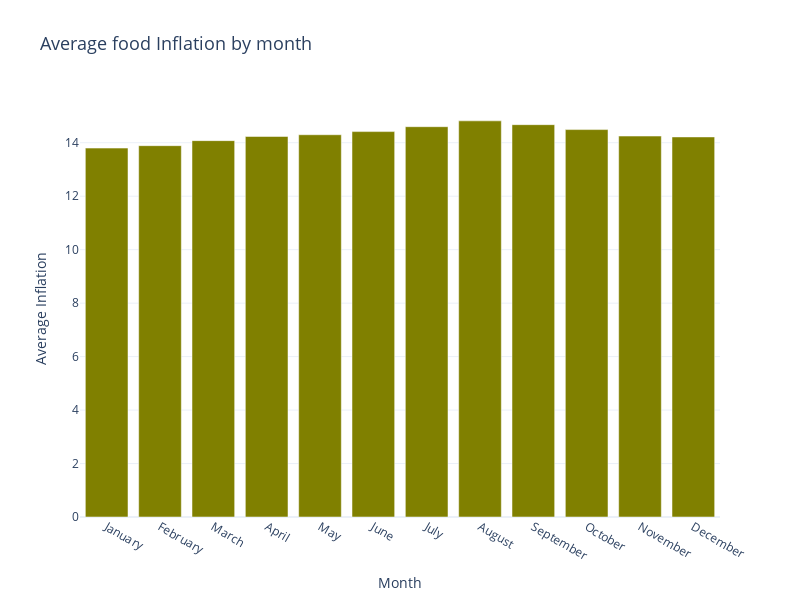

Write notebook code for a chart like this one.
### Code cell
monthly_inflation = yearly_inflation.groupby('month', as_index=False)['Inflation'].mean()
fig = px.bar(
    monthly_inflation,
    x='month',
    y='Inflation',
    title='Average food Inflation by month',
    labels={'month': 'Month', 'Inflation': 'Average Inflation'},
    template='plotly_white',
    width=800,
    height=600
)
fig.update_layout(
    xaxis=dict(
        title='Month',
        tickmode='array',
        tickvals=list(range(1, 13)),
        ticktext=[
            'January', 'February', 'March', 'April', 'May', 'June',
            'July', 'August', 'September', 'October', 'November', 'December'
        ]
    ),
    yaxis=dict(title='Average Inflation'),
    title_font_size=18,
)
fig.update_traces(marker_color = 'olive')
fig.show()

### Figure 1 — Plotly figure (JSON) as saved in the notebook; plotly's stock layout.template omitted (floating-point values rounded to 4 significant figures)
{"data": [{"alignmentgroup": "True", "hovertemplate": "Month=%{x}<br>Average Inflation=%{y}<extra></extra>", "legendgroup": "", "marker": {"color": "olive", "pattern": {"shape": ""}}, "name": "", "offsetgroup": "", "orientation": "v", "showlegend": false, "textposition": "auto", "type": "bar", "x": [1, 2, 3, 4, 5, 6, 7, 8, 9, 10, 11, 12], "xaxis": "x", "y": [13.8, 13.89, 14.08, 14.23, 14.3, 14.42, 14.6, 14.82, 14.68, 14.49, 14.25, 14.22], "yaxis": "y"}], "layout": {"barmode": "relative", "height": 600, "legend": {"tracegroupgap": 0}, "title": {"font": {"size": 18}, "text": "Average food Inflation by month"}, "width": 800, "xaxis": {"anchor": "y", "autorange": true, "domain": [0, 1], "range": [0.5, 12.5], "tickmode": "array", "ticktext": ["January", "February", "March", "April", "May", "June", "July", "August", "September", "October", "November", "December"], "tickvals": [1, 2, 3, 4, 5, 6, 7, 8, 9, 10, 11, 12], "title": {"text": "Month"}, "type": "linear"}, "yaxis": {"anchor": "x", "autorange": true, "domain": [0, 1], "range": [0, 15.6], "title": {"text": "Average Inflation"}, "type": "linear"}}}
